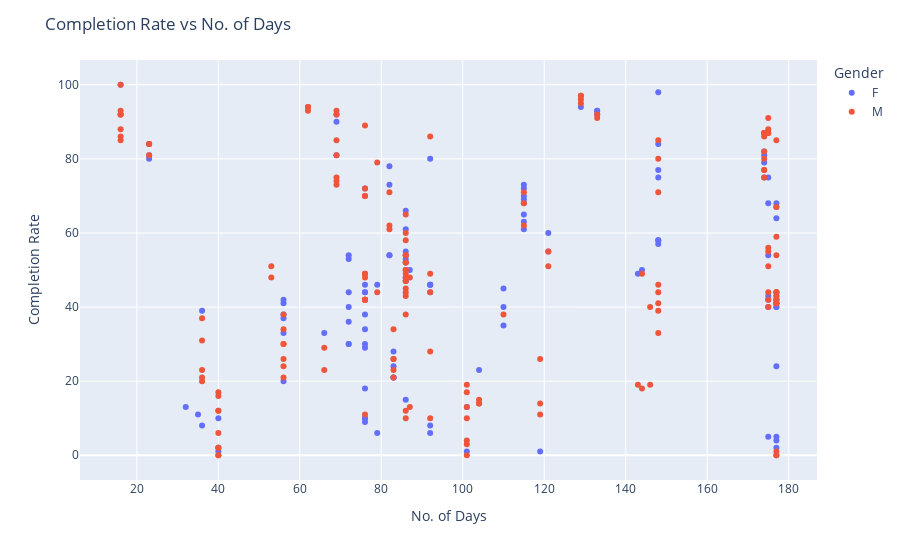

Notebook code for this chart:
### Code cell
# Scatter plot for 'No. of Days' vs 'Completion Rate' with hover
plt.figure(figsize=(13, 3))
fig = px.scatter(df, x='No. of Days', y='Completion Rate', hover_data={'Completion Rate': True},color='Gender')
fig.update_layout(title='Completion Rate vs No. of Days', xaxis_title='No. of Days', yaxis_title='Completion Rate')
fig.show()

### Figure 1 — Plotly figure (JSON) as saved in the notebook; plotly's stock layout.template omitted (floating-point values rounded to 4 significant figures; data arrays with more than 128 entries replaced by an {"elided": "..."} marker saying what was removed)
{"data": [{"hovertemplate": "Gender=F<br>No. of Days=%{x}<br>Completion Rate=%{y}<extra></extra>", "legendgroup": "F", "marker": {"color": "#636efa", "symbol": "circle"}, "mode": "markers", "name": "F", "orientation": "v", "showlegend": true, "type": "scatter", "x": [82, 82, 72, 72, 82, 72, 82, 72, 101, 119, 104, 115, 174, 115, 115, 115, 115, 177, 92, 177, 143, 175, 79, 76, 177, 177, 177, 177, 92, 177, 175, 177, 36, 40, 40, 35, 32, 40, 110, 110, 86, 86, 86, 16, 23, 23, 76, 69, 69, 175, 175, 175, 92, 177, 76, 76, 76, 76, 76, 76, 133, 133, 129, 133, 121, 121, 36, 148, 148, 148, 148, 148, 148, 148, 92, 76, 177, 86, 175, 177, 76, 79, 115, 174, 115, 92, 87, 144, 92, 86, 92, 86, 175, 76, 110, 101, 66, 86, 86, 56, 174, 115, 174, 72, 72, 72, 23, 56, 56, 86, 56, 69, 83, 76, 86, 56, 56, 83, 83, 83], "xaxis": "x", "y": [73, 78, 30, 53, 54, 54, 54, 44, 1, 1, 23, 61, 75, 65, 68, 72, 73, 42, 44, 40, 49, 40, 46, 46, 40, 41, 24, 67, 80, 64, 68, 68, 8, 2, 10, 11, 13, 1, 40, 35, 52, 47, 61, 100, 81, 84, 72, 92, 81, 75, 54, 42, 6, 2, 18, 44, 34, 29, 30, 10, 92, 93, 94, 93, 55, 60, 39, 98, 57, 58, 77, 84, 75, 58, 8, 10, 4, 15, 5, 5, 9, 6, 70, 82, 69, 46, 50, 50, 46, 50, 46, 48, 43, 44, 45, 13, 33, 55, 53, 41, 81, 63, 79, 36, 40, 30, 80, 37, 42, 66, 20, 90, 21, 38, 54, 33, 38, 28, 21, 24], "yaxis": "y"}, {"hovertemplate": "Gender=M<br>No. of Days=%{x}<br>Completion Rate=%{y}<extra></extra>", "legendgroup": "M", "marker": {"color": "#EF553B", "symbol": "circle"}, "mode": "markers", "name": "M", "orientation": "v", "showlegend": true, "type": "scatter", "x": {"elided": "170 int values"}, "xaxis": "x", "y": {"elided": "170 int values"}, "yaxis": "y"}], "layout": {"legend": {"title": {"text": "Gender"}, "tracegroupgap": 0}, "margin": {"t": 60}, "title": {"text": "Completion Rate vs No. of Days"}, "xaxis": {"anchor": "y", "domain": [0, 1], "title": {"text": "No. of Days"}}, "yaxis": {"anchor": "x", "domain": [0, 1], "title": {"text": "Completion Rate"}}}}
